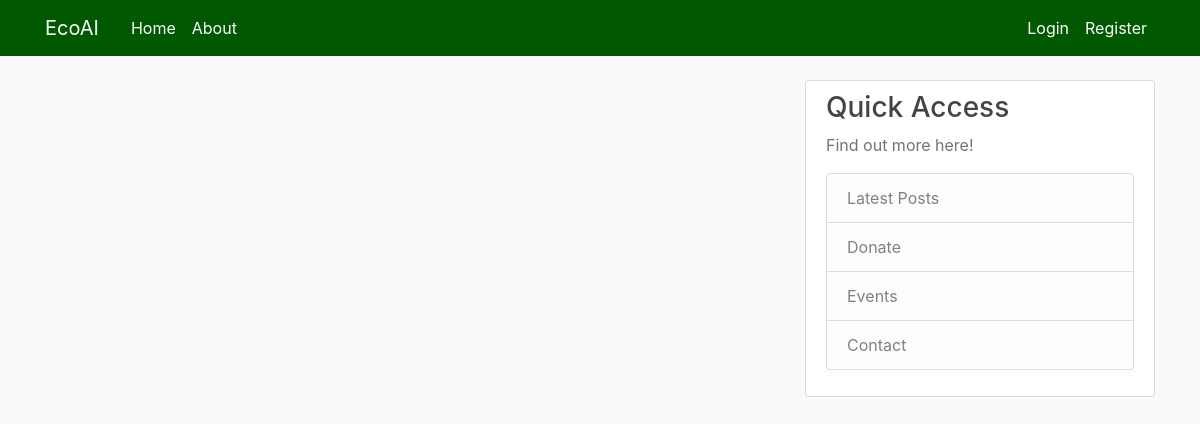
Page /home on the earlier database version.
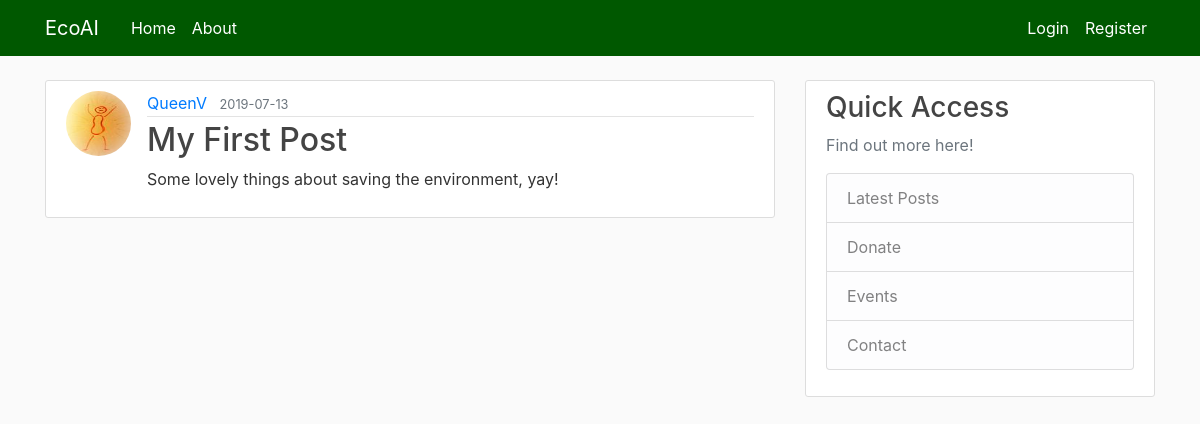
Same page on the later database version.
### flaskblog/models.py (models this page shows, shortened)
class Post(db.Model):
    id = db.Column(db.Integer, primary_key=True)
    title = db.Column(db.String(100), nullable=False)
    date_posted = db.Column(db.DateTime, nullable=False, default=datetime.utcnow)
    content = db.Column(db.Text, nullable=False)
    user_id = db.Column(db.Integer, db.ForeignKey('user.id'), nullable=False) #this relates Post to User

class User(db.Model, UserMixin):
    id = db.Column(db.Integer, primary_key=True)
    username = db.Column(db.String(20), unique=True, nullable=False)
    email = db.Column(db.String(120), unique=True, nullable=False)
    image_file = db.Column(db.String(20), nullable=False, default='default.jpg')
    password = db.Column(db.String(60), nullable=False)
    post = db.relationship('Post', backref='author', lazy=True) #this relates the User to Post

### flaskblog/routes.py (the view)
@app.route("/")
@app.route("/home")
def home():
    posts = Post.query.all()
    return render_template('home.html', posts=posts)

### flaskblog/templates/home.html
{% extends "layout.html" %}
{% block content %}
    {% for post in posts %}
        <article class="media content-section">
            <img class="rounded-circle article-img" src="{{ url_for('static', filename='profile_pics/' + post.author.image_file) }}">
            <div class="media-body">
              <div class="article-metadata">
                <a class="mr-2" href="#">{{ post.author.username }}</a>
                <small class="text-muted">{{ post.date_posted.strftime('%Y-%m-%d') }}</small>
              </div>
              <h2><a class="article-title" href="#">{{ post.title }}</a></h2>
              <p class="article-content">{{ post.content }}</p>
            </div>
        </article>
    {% endfor %}
{% endblock content %}

### flaskblog/templates/layout.html (shortened to what this page needs)
<!DOCTYPE html>
<html>
<head>
    <link rel="stylesheet" href="https://stackpath.bootstrapcdn.com/bootstrap/4.3.1/css/bootstrap.min.css">
    <link rel="stylesheet" href="{{ url_for ('static', filename='main.css') }}" />
</head>
<body>
    <header class="site-header">
        <nav class="navbar navbar-expand-md navbar-dark bg-steel fixed-top">
            <div class="container">
                <a class="navbar-brand mr-4" href="/">EcoAI</a>
                <div class="collapse navbar-collapse" id="navbarToggle">
                    <div class="navbar-nav mr-auto">
                        <a class="nav-item nav-link" href="{{url_for('home')}}">Home</a>
                        <a class="nav-item nav-link" href="{{url_for('about')}}">About</a>
                    </div>
                    <div class="navbar-nav">
                        {% if current_user.is_authenticated %}
                            <a class="nav-item nav-link" href="{{url_for('new_post')}}">New Post</a>
                            <a class="nav-item nav-link" href="{{url_for('account')}}">Account</a>
                            <a class="nav-item nav-link" href="{{url_for('logout')}}">Logout</a>
                        {% else %}
                            <a class="nav-item nav-link" href="{{url_for('login')}}">Login</a>
                            <a class="nav-item nav-link" href="{{url_for('register')}}">Register</a>
                        {% endif %}
                    </div>
                </div>
            </div>
        </nav>
    </header>
    <main role="main" class="container">
        <div class="row">
            <div class="col-md-8">
                {% block content %}{% endblock %}
            </div>
            <div class="col-md-4">
                <div class="content-section">
                    <h3>Quick Access</h3>
                    <p class='text-muted'>Find out more here!
                    <ul class="list-group">
                        <li class="list-group-item list-group-item-light">Latest Posts</li>
                        <li class="list-group-item list-group-item-light">Donate</li>
                        <li class="list-group-item list-group-item-light">Events</li>
                        <li class="list-group-item list-group-item-light">Contact</li>
                    </ul>
                    </p>
                </div>
            </div>
        </div>
    </main>
</body>
</html>

### flaskblog/static/main.css (style rules this page uses)
body { background: #fafafa; color: #333333; margin-top: 5rem; }
h1, h2, h3, h4, h5, h6 { color: #444444; }
.bg-steel { background-color: #005800; }
.site-header .navbar-nav .nav-link { color: #ffffff; }
.content-section { background: #ffffff; padding: 10px 20px; border: 1px solid #dddddd; border-radius: 3px; margin-bottom: 20px; }
.article-title { color: #444444; }
.article-content { white-space: pre-line; }
.article-img { height: 65px; width: 65px; margin-right: 16px; }
.article-metadata { padding-bottom: 1px; margin-bottom: 4px; border-bottom: 1px solid #e3e3e3 }
.text-muted { color: #005800; }

Differences in the rows shown:
added Post: image_file (picture), author.username "QueenV", date_posted "2019-07-13", title "My First Post", content "Some lovely things about saving the environment, yay!"
